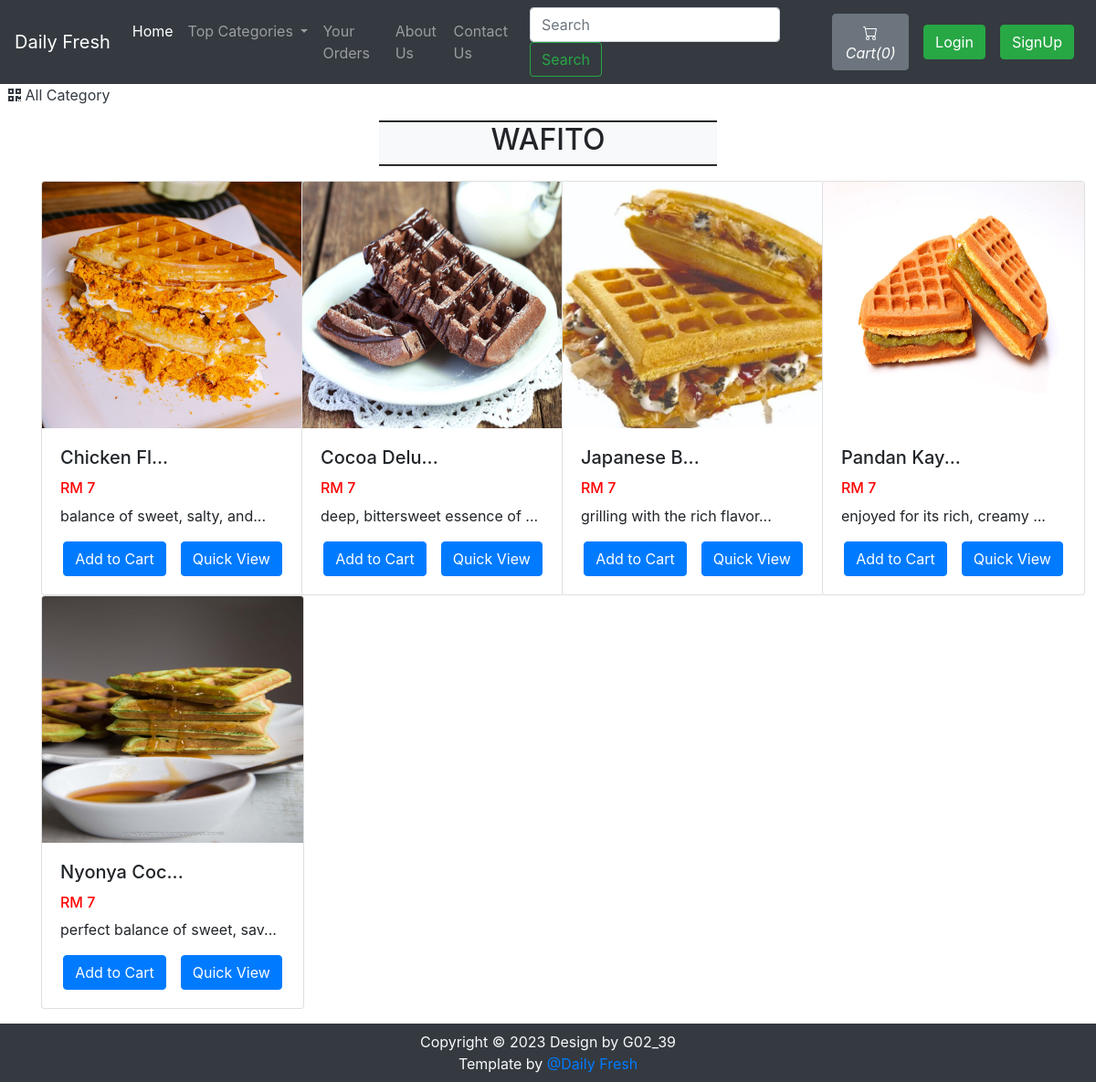
The page /viewPizzaList.php?catid=2 on the database as committed earlier.
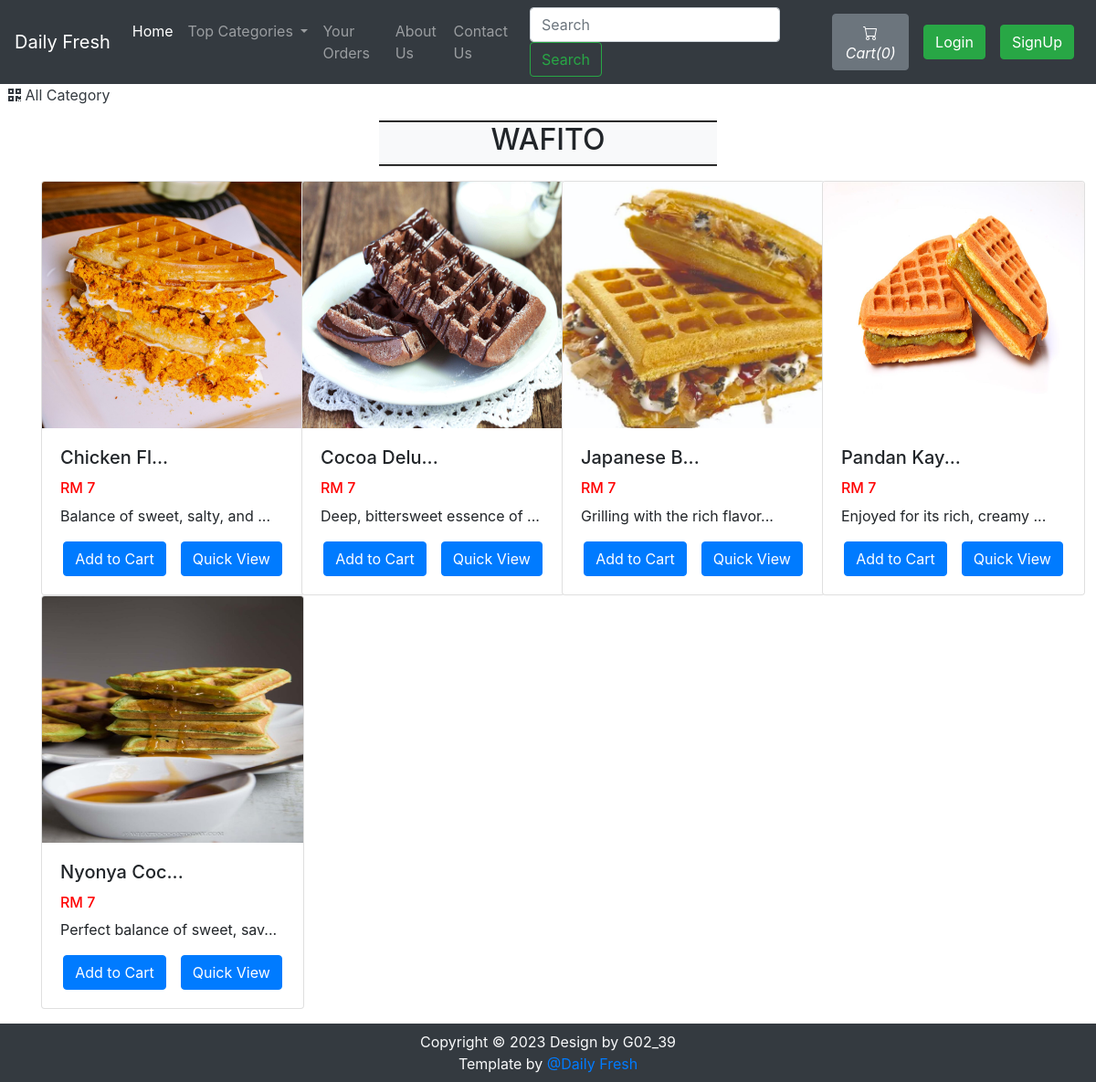
The same page on the database as committed later.
### tables this page shows
CREATE TABLE `sitedetail` (
  `tempId` int(11) NOT NULL,
  `systemName` varchar(21) NOT NULL,
  `email` varchar(35) NOT NULL,
  `contact1` bigint(21) NOT NULL,
  `contact2` bigint(21) DEFAULT NULL COMMENT 'Optional',
  `address` text NOT NULL,
  `dateTime` datetime NOT NULL DEFAULT current_timestamp()
);

CREATE TABLE `pizza` (
  `pizzaId` int(12) NOT NULL,
  `pizzaName` varchar(255) NOT NULL,
  `pizzaPrice` int(12) NOT NULL,
  `pizzaDesc` text NOT NULL,
  `pizzaCategorieId` int(12) NOT NULL,
  `pizzaPubDate` datetime NOT NULL DEFAULT current_timestamp()
);

### viewPizzaList.php (the view, shortened to what this page needs)
<!doctype html>
<html lang="en">
<head>
    <link rel="stylesheet" href="https://stackpath.bootstrapcdn.com/bootstrap/4.4.1/css/bootstrap.min.css">
    <link rel="stylesheet" href="https://use.fontawesome.com/releases/v5.8.2/css/all.css">
</head>
<body>
    <?php include 'partials/_dbconnect.php';?>
    <?php require 'partials/_nav.php' ?>
    <div>&nbsp;
        <a href="index.php" class="active text-dark">
        <i class="fas fa-qrcode"></i>
            <span>All Category</span>
        </a>
    </div>
    <div class="container my-3" id="cont">
        <div class="col-lg-4 text-center bg-light my-3" style="margin:auto;border-top: 2px groove black;border-bottom: 2px groove black;">
            <h2 class="text-center"><span id="catTitle">Items</span></h2>
        </div>
        <div class="row">
        <?php
            $id = $_GET['catid'];
            $sql = "SELECT * FROM `pizza` WHERE pizzaCategorieId = $id";
            $result = mysqli_query($conn, $sql);
            while($row = mysqli_fetch_assoc($result)){
                $pizzaId = $row['pizzaId'];
                $pizzaName = $row['pizzaName'];
                $pizzaPrice = $row['pizzaPrice'];
                $pizzaDesc = $row['pizzaDesc'];
                echo '<div class="col-xs-3 col-sm-3 col-md-3">
                        <div class="card" style="width: 18rem;">
                            <img src="img/food-'.$pizzaId. '.jpg" class="card-img-top" alt="image for this item" width="249px" height="270px">
                            <div class="card-body">
                                <h5 class="card-title">' . substr($pizzaName, 0, 10). '...</h5>
                                <h6 style="color: #ff0000">RM '.$pizzaPrice. '</h6>
                                <p class="card-text">' . substr($pizzaDesc, 0, 29). '...</p>
                                <div class="row justify-content-center">';
                                if($loggedin){
                                    $quaSql = "SELECT `itemQuantity` FROM `viewcart` WHERE pizzaId = '$pizzaId' AND `userId`='$userId'";
                                    $quaresult = mysqli_query($conn, $quaSql);
                                    $quaExistRows = mysqli_num_rows($quaresult);
                                    if($quaExistRows == 0) {
                                        echo '<form action="partials/_manageCart.php" method="POST">
                                              <input type="hidden" name="itemId" value="'.$pizzaId. '">
                                              <button type="submit" name="addToCart" class="btn btn-primary mx-2">Add to Cart</button>';
                                    }else {
                                        echo '<a href="viewCart.php"><button class="btn btn-primary mx-2">Go to Cart</button></a>';
                                    }
                                }
                                else{
                                    echo '<button class="btn btn-primary mx-2" data-toggle="modal" data-target="#loginModal">Add to Cart</button>';
                                }
                            echo '</form>
                                <a href="viewPizza.php?pizzaid=' . $pizzaId . '" class="mx-2"><button class="btn btn-primary">Quick View</button></a>
                                </div>
                            </div>
                        </div>
                    </div>';
            }
            ?>
        </div>
    </div>
    <?php require 'partials/_footer.php' ?>
</body>
</html>

### partials/_nav.php (shortened to what this page needs)
<?php
if(isset($_SESSION['loggedin']) && $_SESSION['loggedin']==true){
  $loggedin= true;
  $userId = $_SESSION['userId'];
  $username = $_SESSION['username'];
}
else{
  $loggedin = false;
  $userId = 0;
}
$sql = "SELECT * FROM `sitedetail`";
$result = mysqli_query($conn, $sql);
$row = mysqli_fetch_assoc($result);
$systemName = $row['systemName'];
echo '<nav class="navbar navbar-expand-lg navbar-dark bg-dark">
      <a class="navbar-brand" href="index.php">'.$systemName.'</a>
      <button class="navbar-toggler" type="button" data-toggle="collapse" data-target="#navbarSupportedContent" aria-controls="navbarSupportedContent" aria-expanded="false" aria-label="Toggle navigation">
        <span class="navbar-toggler-icon"></span>
      </button>
      <div class="collapse navbar-collapse" id="navbarSupportedContent">
        <ul class="navbar-nav mr-auto">
          <li class="nav-item active">
            <a class="nav-link" href="index.php">Home <span class="sr-only">(current)</span></a>
          </li>
          <li class="nav-item dropdown">
            <a class="nav-link dropdown-toggle" href="#" id="navbarDropdown" role="button" data-toggle="dropdown" aria-haspopup="true" aria-expanded="false">
              Top Categories
            </a>
            <div class="dropdown-menu" aria-labelledby="navbarDropdown">';
            echo '</div>
          </li>
          <li class="nav-item">
            <a class="nav-link" href="viewOrder.php">Your Orders</a>
          </li>
          <li class="nav-item">
            <a class="nav-link" href="about.php">About Us</a>
          </li>
          <li class="nav-item">
            <a class="nav-link" href="contact.php">Contact Us</a>
          </li>
        </ul>
        <form method="get" action="/DailyFreshOrderingSystem/search.php" class="form-inline my-2 my-lg-0 mx-3">
          <input class="form-control mr-sm-2" type="search" name="search" id="search" placeholder="Search" aria-label="Search" required>
          <button class="btn btn-outline-success my-2 my-sm-0" type="submit">Search</button>
        </form>';
        $countsql = "SELECT SUM(`itemQuantity`) FROM `viewcart` WHERE `userId`=$userId";
        $countresult = mysqli_query($conn, $countsql);
        $countrow = mysqli_fetch_assoc($countresult);
        $count = $countrow['SUM(`itemQuantity`)'];
        if(!$count) {
          $count = 0;
        }
        echo '<a href="viewCart.php"><button type="button" class="btn btn-secondary mx-2" title="MyCart">
          <svg xmlns="img/cart.svg" width="16" height="16" fill="currentColor" class="bi bi-cart" viewBox="0 0 16 16">
            <path d="M0 1.5A.5.5 0 0 1 .5 1H2a.5.5 0 0 1 .485.379L2.89 3H14.5a.5.5 0 0 1 .491.592l-1.5 8A.5.5 0 0 1 13 12H4a.5.5 0 0 1-.491-.408L2.01 3.607 1.61 2H.5a.5.5 0 0 1-.5-.5zM3.102 4l1.313 7h8.17l1.313-7H3.102zM5 12a2 2 0 1 0 0 4 2 2 0 0 0 0-4zm7 0a2 2 0 1 0 0 4 2 2 0 0 0 0-4zm-7 1a1 1 0 1 1 0 2 1 1 0 0 1 0-2zm7 0a1 1 0 1 1 0 2 1 1 0 0 1 0-2z"/>
          </svg>
          <i class="bi bi-cart">Cart(' .$count. ')</i>
        </button></a>';
        if($loggedin){
          echo '<ul class="navbar-nav mr-2">
            <li class="nav-item dropdown">
              <a class="nav-link dropdown-toggle" href="#" id="navbarDropdown" role="button" data-toggle="dropdown"> Welcome ' .$username. '</a>
              <div class="dropdown-menu" aria-labelledby="navbarDropdown">
                <a class="dropdown-item" href="partials/_logout.php">Logout</a>
              </div>
            </li>
          </ul>
          <div class="text-center image-size-small position-relative">
            <a href="viewProfile.php"><img src="img/person-' .$userId. '.jpg" class="rounded-circle" onError="this.src = \'img/profilePic.jpg\'" style="width:40px; height:40px"></a>
          </div>';
        }
        else {
          echo '
          <button type="button" class="btn btn-success mx-2"  data-toggle="modal" data-target="#loginModal">Login</button>
          <button type="button" class="btn btn-success mx-2"  data-toggle="modal" data-target="#signupModal">SignUp</button>';
        }
  echo '</div>
    </nav>';
?>

### partials/_footer.php
<div class="footer container-fluid bg-dark text-light">
    <p class="text-center py-2 mb-0">Copyright © 2023 Design by G02_39 <br>Template by <a href="https://github.com/darshankparmar" target="_blank" rel="noopener noreferrer">@Daily Fresh</a></p>
</div>

### viewPizzaList.php (style rules this page uses)
#cont { min-height : 570px; }

Rows that differ between the two databases and show on the page:
changed pizza "Chicken Fl": pizzaDesc "balance of sweet, salty, and" → "Balance of sweet, salty, and"
changed pizza "Cocoa Delu": pizzaDesc "deep, bittersweet essence of" → "Deep, bittersweet essence of"
changed pizza "Japanese B": pizzaDesc "grilling with the rich flavor" → "Grilling with the rich flavor"
changed pizza "Pandan Kay": pizzaDesc "enjoyed for its rich, creamy" → "Enjoyed for its rich, creamy"
changed pizza "Nyonya Coc": pizzaDesc "perfect balance of sweet, sav" → "Perfect balance of sweet, sav"
